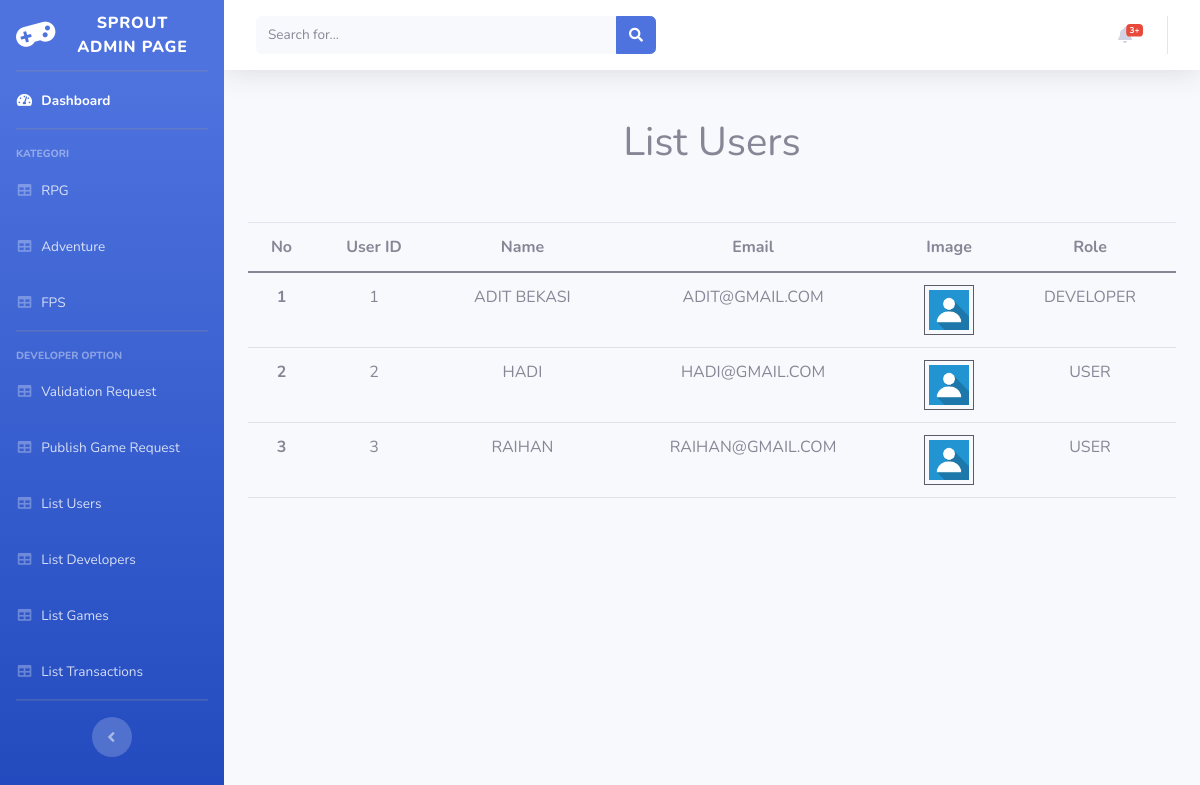
Screenshot of /SGSWebsite/index.php/admin/listUsers with the database file from the repository.
### tables this page shows
CREATE TABLE `user` (
  `id_user` int(11) NOT NULL,
  `name` varchar(128) NOT NULL,
  `email` varchar(128) NOT NULL,
  `image` varchar(128) NOT NULL,
  `password` varchar(256) NOT NULL,
  `role_id` int(11) NOT NULL,
  `is_active` int(11) NOT NULL,
  `date_created` time NOT NULL
);

### SGSWebsite/application/controllers/Admin.php (called while the page is built, shortened)
<?php
class Admin extends CI_Controller
{
    public function __construct()
    {
        $this->load->model('AdminModel');
    }
    public function listUsers()
    {
        $this->load->library('pagination');
        $config['per_page'] = 10;
        $from = $this->uri->segment(3);
        $data['users'] = $this->AdminModel->listUsers($config['per_page'], $from);
        $this->load->view('templates/header_admin');
        $this->load->view('templates/sidebar');
        $this->load->view('admin/listUsers', $data);
        $this->load->view('templates/footer_admin');
    }
}

### SGSWebsite/index.php (called while the page is built, shortened)
<?php
require_once BASEPATH.'core/CodeIgniter.php';

### SGSWebsite/application/models/AdminModel.php (called while the page is built, shortened)
<?php
class AdminModel extends CI_Model
{
    public function listUsers($number, $offset)
    {
        return $query = $this->db->get('user', $number, $offset)->result_array();
    }
}

### SGSWebsite/application/views/admin/listUsers.php (the view, shortened to what this page needs)
<div class="container">
    <div class="row mt-5 mb-5">
        <div class="col-md-12">
            <h1 class="text-center">List Users</h1>
        </div>
    </div>
    <div class="row">
        <div class="col-md-12">
            <table class="table table-hover">
                <thead>
                    <tr class="text-center">
                        <th scope="col">No</th>
                        <th scope="col">User ID</th>
                        <th scope="col">Name</th>
                        <th scope="col">Email</th>
                        <th scope="col">Image</th>
                        <th scope="col">Role</th>
                    </tr>
                </thead>
                <tbody>
                    <?php $count = 1 ?>
                    <?php foreach ($users as $data) : ?>
                        <tr class="text-center">
                            <th><?= $count++ ?></th>
                            <td>
                                <?= $data['id_user'] ?>
                            </td>
                            <td style="text-transform: uppercase;">
                                <?= $data['name'] ?>
                            </td>
                            <td style="text-transform: uppercase;">
                                <?= $data['email'] ?>
                            </td>
                            <td style="text-transform: uppercase;">
                                <?php if ($data['image'] == NULL) : ?>
                                    <p class="text-muted">NO IMAGE</p>
                                <?php else : ?>
                                    <img class="border border-dark p-1" height="50px" src="<?= base_url('assets/img/profile/') . $data['image']  ?>" alt="">
                                <?php endif ?>
                            </td>
                            <td style="text-transform: uppercase;">
                                <?php if ($data['role_id'] == 1) : ?>
                                    <p class="text-muted">USER</p>
                                <?php else : ?>
                                    <p class="text-muted">DEVELOPER</p>
                                <?php endif ?>
                            </td>
                        </tr>
                    <?php endforeach ?>
                </tbody>
            </table>
        </div>
    </div>
</div>

### rows the page displays
user: id_user "1", name "ADIT BEKASI", email "ADIT@GMAIL.COM", image (placeholder picture), role_id "DEVELOPER"
user: id_user "2", name "HADI", email "HADI@GMAIL.COM", image (placeholder picture), role_id "USER"
user: id_user "3", name "RAIHAN", email "RAIHAN@GMAIL.COM", image (placeholder picture), role_id "USER"
